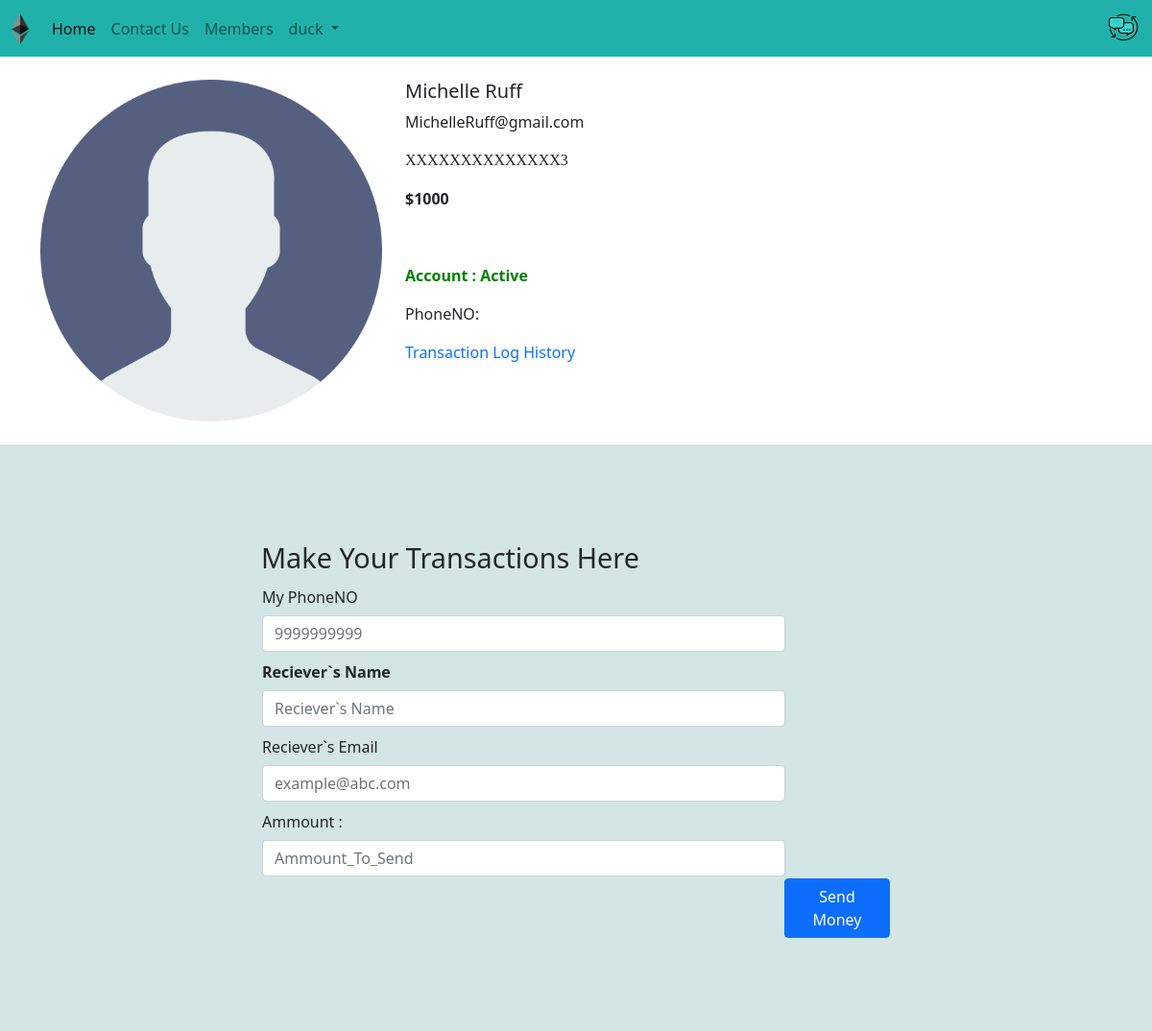
Before: /customer/3 (signed in) with the older database file.
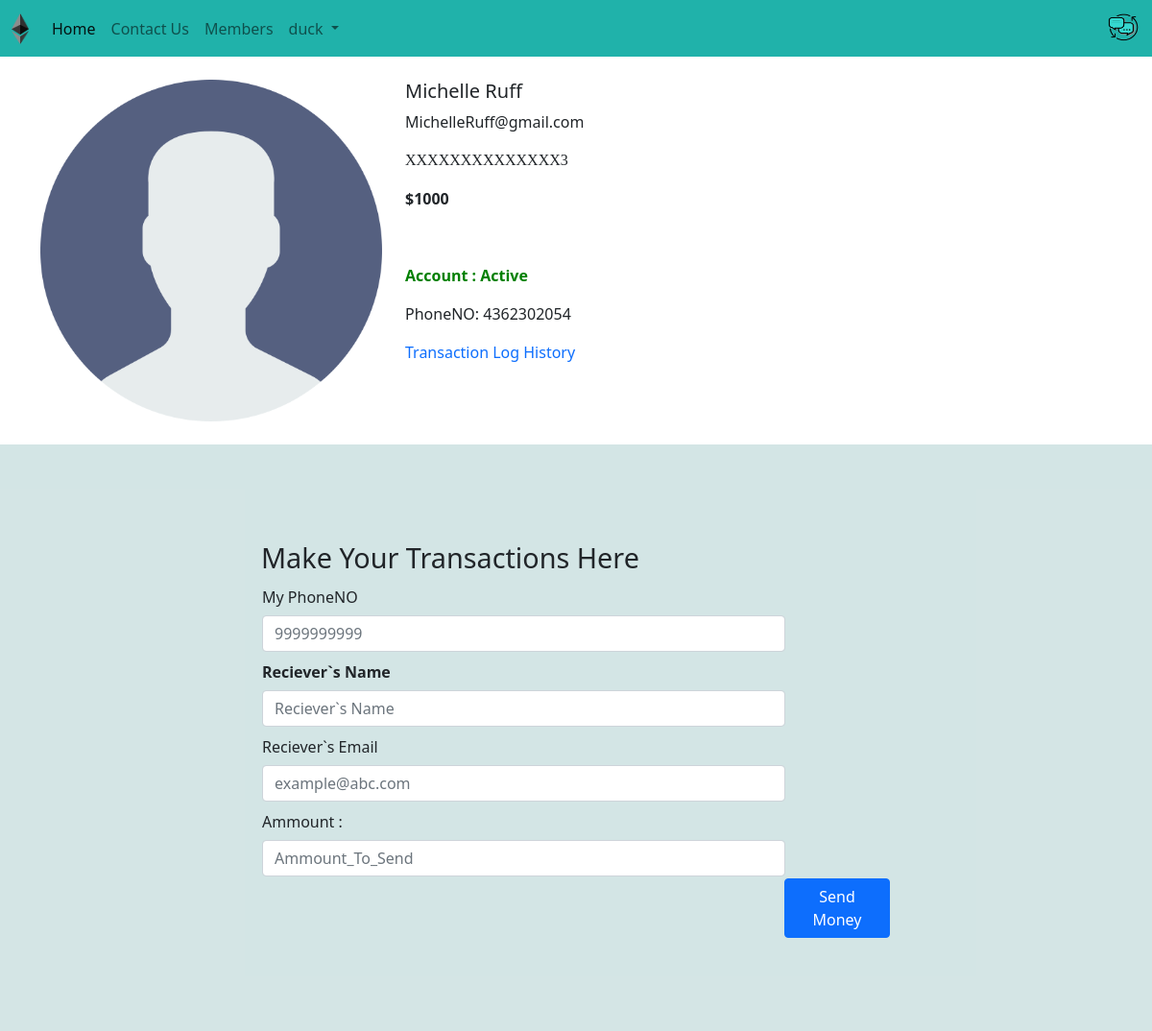
After: the same page with the newer database file.
### Bank/models.py (models this page shows, shortened)
class CustomerAccount(models.Model):
    name=models.CharField(max_length=30)
    email=models.CharField(max_length=30,null=True, blank=True)
    account_active=models.BooleanField(default=True)
    image=models.ImageField(upload_to='media/', default="Image003.png")
    totalbalance=models.IntegerField(default=1000)
    phoneno=models.CharField(max_length=11,blank=True)

### Bank/views.py (the view)
# urls.py: path('customer/<int:acc>', views.Member, name='ViewMemberdetails'),
def Member(request,acc): #register function
    member= CustomerAccount.objects.get(id=acc)
    print("------------>",request.user.username)
    if (request.user.username!=(None or "")):
        if request.method=="POST":
            rname=request.POST.get("rname")
            if (rname in db_check('name')):
                remail=request.POST.get("remail")
                if (remail in db_check('email')):
                    sname=request.user.username
                    semail=request.user.username+'@gmail.com'
                    sphone=request.POST.get('sphoneno')
                    if(sphone in db_check('phoneno')):
                        sammount=request.POST.get('sammount')
                        if (member.totalbalance > int(sammount)):
                            transfer_detail=transectiondetail(recievername=rname,recieveremail=remail,sendername=sname,senderemail=semail,money_amt=int(sammount))
                            transfer_detail.save()
                            member1=CustomerAccount.objects.get(name=rname) # Reciever`s id
                            member1.totalbalance=(member1.totalbalance+int(sammount))
                            member2=CustomerAccount.objects.get(name=sname) # Sender`s id
                            member2.totalbalance=(member1.totalbalance-int(sammount))
                            try:
                                member1.save() #    <----------------,
                                member2.save() #    <----------------'............(save them in the database)
                            except:
                                print("Got an Error in Saveing particular element of the database")
                        else:
                            return(HttpResponse('not enough balance'))
                    else:
                        return(HttpResponse('Phone invalid'))
                else:
                    return(HttpResponse('Email invalid'))
            else:
                return (render(request, 'Member.html', {'memberDetail':{'name':'Invalid transaction detail','email':'Please  Check your details and Try Again'}}))
    else:
        return(HttpResponse("<b>please Login <br>To make any Transactions...</b>"))
    return (render(request, 'Member.html', {'memberDetail':member,'username':request.user.username}))

### template/Member.html (shortened to what this page needs)
{% extends 'Basic.html' %}
{% block username %}{{username}}{% endblock username %}
{% block body %}
<div class="container my-4">
    <div class="row">
    <div class="col-md-4">
    <div class="row">
        {% load static %}
        <img src="{% static './media/user.png'%}" alt="{{memberDetail.image}}"  min-width="233px" min-height="385px">
    </div>
    </div>
    <div class="col-md-8">
        <h5>{{memberDetail.name}}</h5>
        <p>{{memberDetail.email}}</p>
        <p style="font-family: -webkit-pictograph; font-weight: 100;">XXXXXXXXXXXXXX{{memberDetail.id}}</p>
        <p><b>${{memberDetail.totalbalance}} </b></p><br>
        <p>{% if memberDetail.account_active == True %}
          <div class="Account_status" style="color:Green;font-weight: bold;">Account : Active</div>
          {% else %}
          <div class="Account_status" style="color:Red;font-weight: bold;">Account : Inactive</div>
          {% endif %}
        </p>
        <p>PhoneNO: {{memberDetail.phoneno}}</p>
        <div class="transactionLog">
                <a href="/transacton_history/{{memberDetail.name}}" style="text-decoration: none;text-decoration-color: coral;">Transaction Log History</a>
        </div>
    </div>
    </div>
</div>
<div class="transaction-form">
<form method="POST" style="padding:17rem; padding-block:6rem; background-color: #5f9ea045;">
    <span     style="font-size: 1.8em; font-weight: 500; position: relative; align-content: center;padding-right: 5em;">
        Make Your Transactions Here
    </span>
    <table>
    <tr>
        <td>
            <label for="inputEmail3" class="col-sm-4 col-form-label">My PhoneNO</label>
            <div class="col-sm-10">
            <input type="text" class="form-control" id="sphoneno" name="sphoneno" placeholder="9999999999">
        </div>
        </td>
    </tr>
    <tr>
        <th>
            <label for="inputEmail3" class="col-sm-4 col-form-label">Reciever`s Name</label>
            <div class="col-sm-10">
            <input type="text" class="form-control" id="rname" name="rname" placeholder="Reciever`s Name">
        </div>
        </th>
    </tr>
    <tr>
        <td>
            <label for="inputEmail3" class="col-sm-4 col-form-label">Reciever`s Email</label>
            <div class="col-sm-10">
            <input type="email" class="form-control" id="remail" name="remail" placeholder="example@abc.com">
        </div>
        </td>
    </tr>
    <tr>
        <td>
            <label for="inputEmail3" class="col-sm-4 col-form-label">Ammount : </label>
            <div class="col-sm-10">
            <input type="number" class="form-control" id="sammount" name="sammount" placeholder="Ammount_To_Send">
            </div>
        </td>
    </tr>
    <tr>
        <td>
            <button type="submit" class="btn btn-primary" style="margin-left:34rem" value="OK"> Send Money </button>
        </td>
    </tr>
  </table>
</form>
</div>
{% endblock body %}

Changed rows visible on the page:
changed CustomerAccount "Michelle Ruff": phoneno (not shown) → "4362302054"
